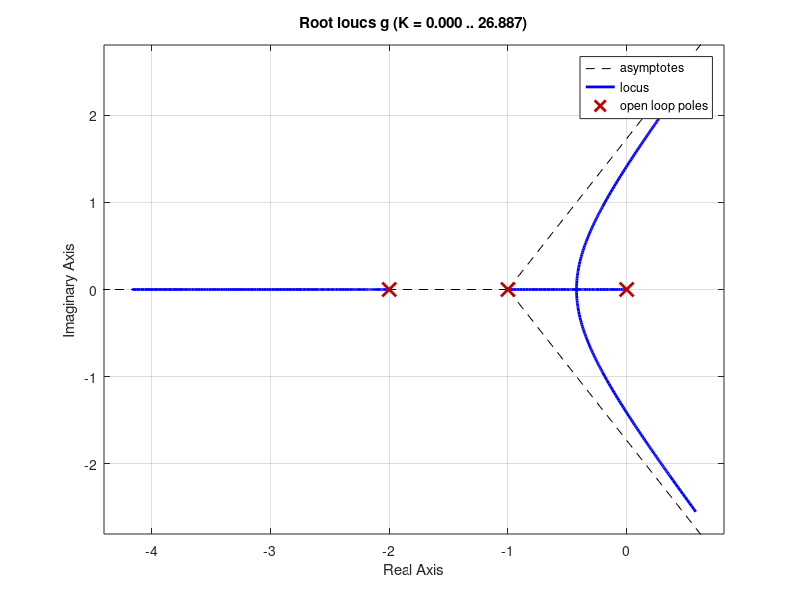
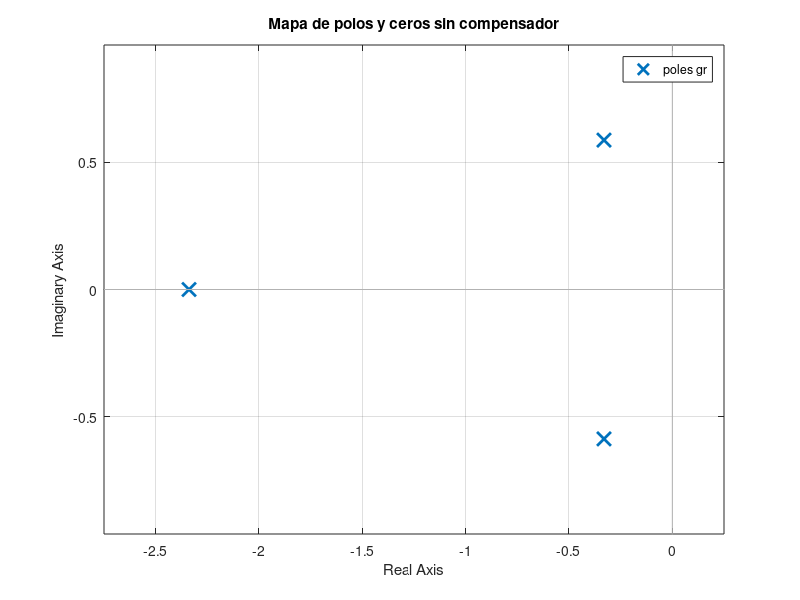
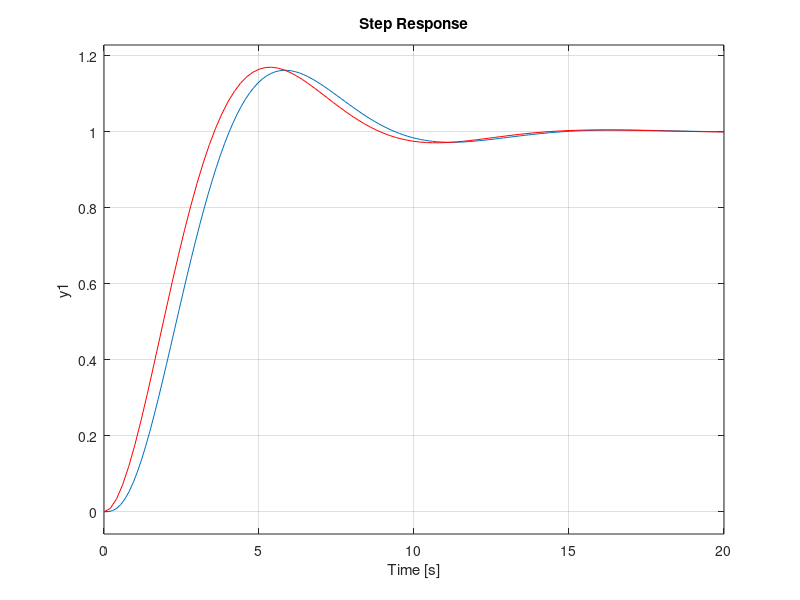
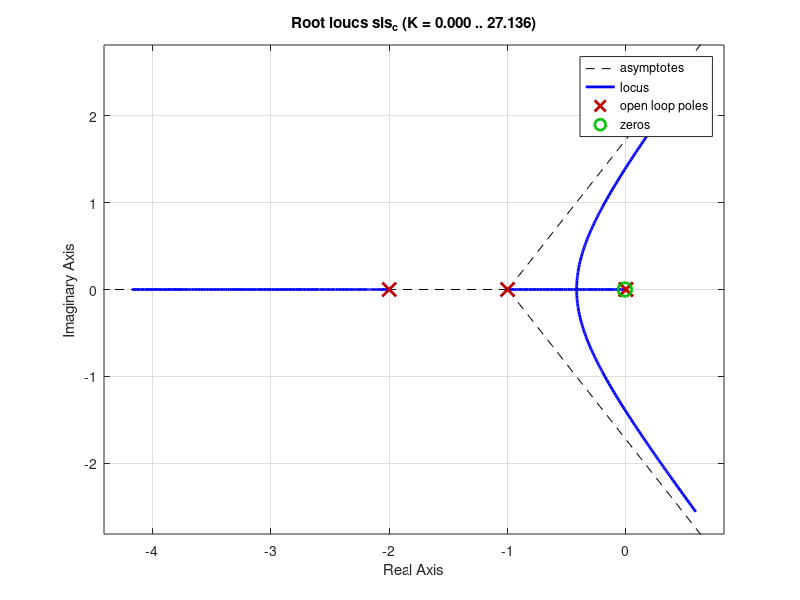

Write MATLAB code to recreate these figures, in order. (Note: this script raises an error after producing the figures.)
clc
clear
close all

%------------planta o proceso----
a=[1 1];
b=[1 2];
c=[1 0];
den= conv(a,b);
den= conv(den,c);

g=tf(1.06,den);

rlocus(g)
figure
gr=feedback(g,1);
pzmap(gr)
title('Mapa de polos y ceros sin compensador')
figure
step(gr)
[p z] = pzmap(gr);

%polos dominantes: 
s1=p(2);%-0.33+0.586*i;
s2=p(3);%-0.33-0.586*i;

%polinomio caracteristico:
pol = conv([1 -s1],[1 -s2])

wn=sqrt(pol(3))
e=pol(2)/(2*wn)

sis_d=tf(wn^2,pol); %sistema deseado
hold on
step(sis_d,'r')

so = 100*exp(-e*pi/sqrt(1-e^2))
Ts= 4/(e*wn)
% constante Kv actual
Kv_a=0.53;
Kv=5;
% se desea Kv cerca a 5 la razón es 9.43, se puede acerca a 10 para fines
% practicos

%------G_c(s)=(s+z)/(s+p)-----
razon= 10 ;%Kv/Kv_a;
p=0.001; %0.005
z=razon*p; %0.05;

cond_ang= rad2deg(angle((s1+z)/(s1+p)))
%atand((0.33-0.05)/0.586)-atand((0.33-0.005)/0.586)
cond_ang=cond_ang+rad2deg(angle(1.06/(s1^3 + 3*s1^2 + 2*s1)));

g_c = tf([1 z],[1 p]);

%nuevo lgr
sis_c=g_c*g;
figure
rlocus(sis_c)
hold on
rlocus(g,'-.')
legend('Nuevo LGR','Antiguo LGR')


%ubicar los nuevos polos dominantes teniendo en cuenta G_c*G
sis_rc=feedback(g_c*g,1);
[p1 z1]=pzmap(sis_rc)
figure
pzmap(sis_rc)
title('Mapa de polos y ceros con compensador')

% determinar la ganancia K para ubicar los polos deseados en lazo cerrado
%s1= -0.309+0.56*i;%0.332+0.466*i;
%s2= -0.309+0.56*i;%0.332-0.466*i;
s1= p1(2);%-0.308+0.566i;%p1(2);%-0.332+0.466*i;
s2= p1(3);%-0.332-0.466*i;
num = 1.06*(s1+z);
den = s1*(s1+p)*(s1+1)*(s1+2);

div = abs(num/den);

K=1/div;

%polinomio caractetistcio nuevo
pol = conv([1 -s1],[1 -s2])

wn=sqrt(pol(3))
e=pol(2)/(2*wn)


%sistema completo realimentado
g_c = K*g_c;
sis_r_c=feedback(g_c*g,1)
figure
step(gr,'b')
hold on
step(sis_r_c,'k')
%step(sis_d,'r')
title('Respuesta al escalon')
legend('Sistema no compensado', 'Sistema compensado')
%legend('Sistema no compensado', 'Sistema compensado','Sistema deseado')
figure
pzmap(sis_r_c)

%---------implementación de Gc con operacioneales----
%Gc=K(s+z)/(s+p)

C1=1000e-6;
C2=C1;
R1=1/(C1*z);
R2=1/(C2*p);
R3=10e3;
R4=K*R3;

% funcion de trasnferencia del controlador con los parametros del
% operacional
g_cao= tf((R4*C1/(R3*C2))*[1 1/(R1*C1)],[1 1/(R2*C2)]);
SR=feedback(g_cao*g,1);
figure
step(SR,'k')
hold on
step(gr,'b')
title('Respuesta al escalon-Controlador implementado con operacionales')
legend('Sistema compensado', 'Sistema no compensado')



%--------- parametros para la simulacion con operacionales---
R1=10e3;
R2=R1;
R3=R1;
R4=R1;

C1=1000e-6;
C2=C1;
R1c=1/(C1*z);
R2c=1/(C2*p);
R3c=10e3;
R4c=K*R3;
